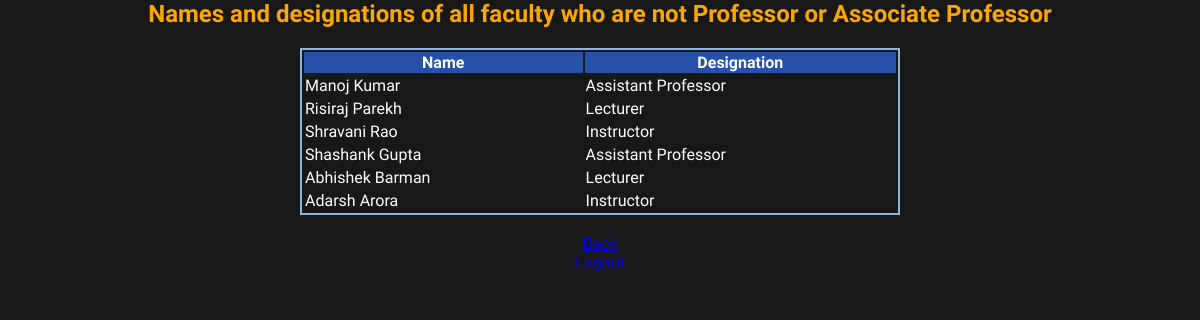
The app's page /rep2.php with its own data.
### tables this page shows
CREATE TABLE IF NOT EXISTS `faculty` (
  `Staff_ID` varchar(10) NOT NULL,
  `Name` char(20) NOT NULL,
  `DOB` date NOT NULL,
  `Age` int(2) NOT NULL,
  `Designation` char(20) NOT NULL,
  `Depart_name` char(40) NOT NULL,
  PRIMARY KEY (`Staff_ID`),
  KEY `Depart_name` (`Depart_name`)
);

### rep2.php (the view, shortened to what this page needs)
<html>
<head>
  <link href="default.css" rel = "stylesheet" type="text/css" media="all">
</head>
<body background="rvtrans.jpg">
<?php
$qry="select Name, Designation from faculty AS f where f.Designation NOT IN (select Designation from faculty where Designation='Professor' OR Designation='Associate Professor');";
$val=mysql_query($qry);
?>
<center> <h2 style="color:orange;">Names and designations of all faculty who are not Professor or Associate Professor</h2>
<center>
<table width="50%"  style="border:2px solid #8AB8E6; ">
<tr style="background-color:#2651A8">
	<th>Name</th>
	<th>Designation</th>
	</tr>
<?php
while($row = mysql_fetch_array($val))
  {
  echo "<tr >";
  echo "<td>" . $row['Name'] . "</td>";
  echo "<td>" . $row['Designation'] . "</td>";
  echo "</tr>";
  }
  ?>
</table>
</center>
</div><br>
<center><a href="reports.php">Back</a>
<center><a href="index.php">Logout</a></center>
</body>
</html>

### default.css (style rules this page uses)
html,body { height:100% }
body { background:#181818; padding-bottom: 0px; margin:0px; font-family: 'Didact Gothic',sans-serif; font-size:12pt; font-weight: 200; color: #FFF; text-decoration: none; }

### records on screen
faculty: Name "Manoj Kumar", Designation "Assistant Professor"
faculty: Name "Risiraj Parekh", Designation "Lecturer"
faculty: Name "Shravani Rao", Designation "Instructor"
faculty: Name "Shashank Gupta", Designation "Assistant Professor"
faculty: Name "Abhishek Barman", Designation "Lecturer"
faculty: Name "Adarsh Arora", Designation "Instructor"
